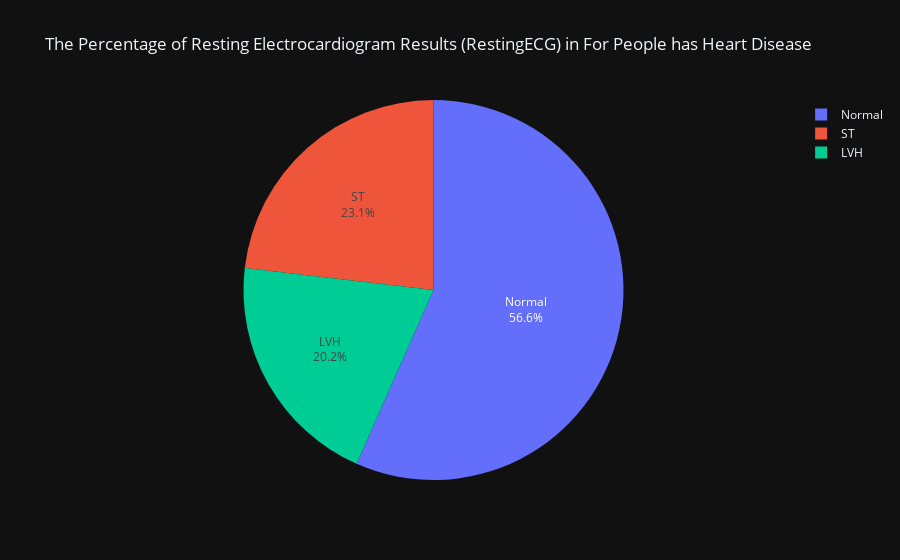

Here is the notebook cell this chart was saved with:
### Code cell
fig = px.pie(values = df_cleaned[(df_cleaned['HeartDisease'] == 1)]['RestingECG'].value_counts(),
             names = ['Normal','ST','LVH'],
             template = 'plotly_dark',
             title = 'The Percentage of Resting Electrocardiogram Results (RestingECG) in For People has Heart Disease'
             ).update_traces(textinfo='label+percent')

fig.show()

### Figure 1 — Plotly figure (JSON) as saved in the notebook; plotly's stock layout.template omitted (floating-point values rounded to 4 significant figures)
{"data": [{"domain": {"x": [0, 1], "y": [0, 1]}, "hovertemplate": "label=%{label}<br>value=%{value}<extra></extra>", "labels": ["Normal", "ST", "LVH"], "legendgroup": "", "name": "", "showlegend": true, "textinfo": "label+percent", "type": "pie", "values": [252, 103, 90]}], "layout": {"legend": {"tracegroupgap": 0}, "title": {"text": "The Percentage of Resting Electrocardiogram Results (RestingECG) in For People has Heart Disease"}}}
